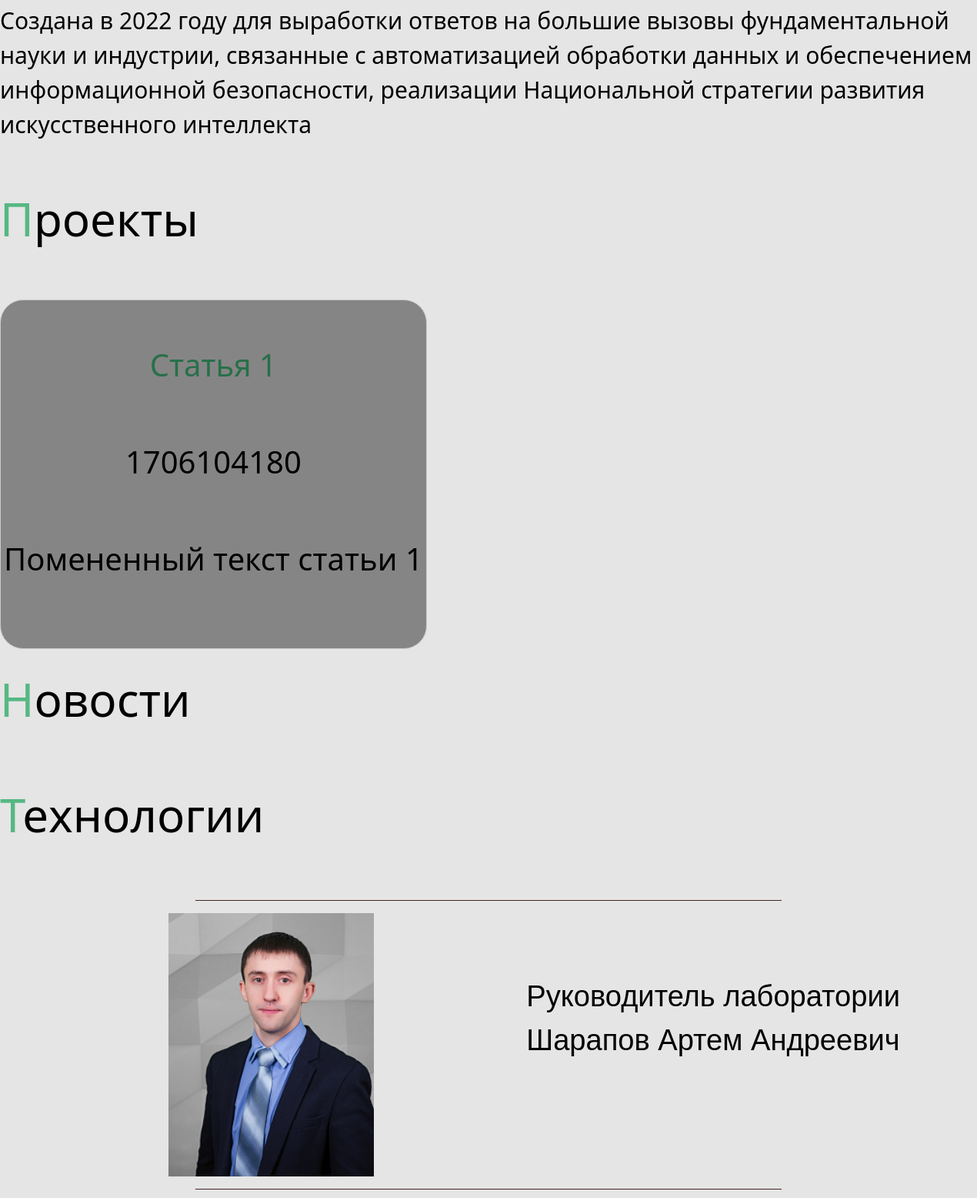
Before: / (middle part) with the older database file.
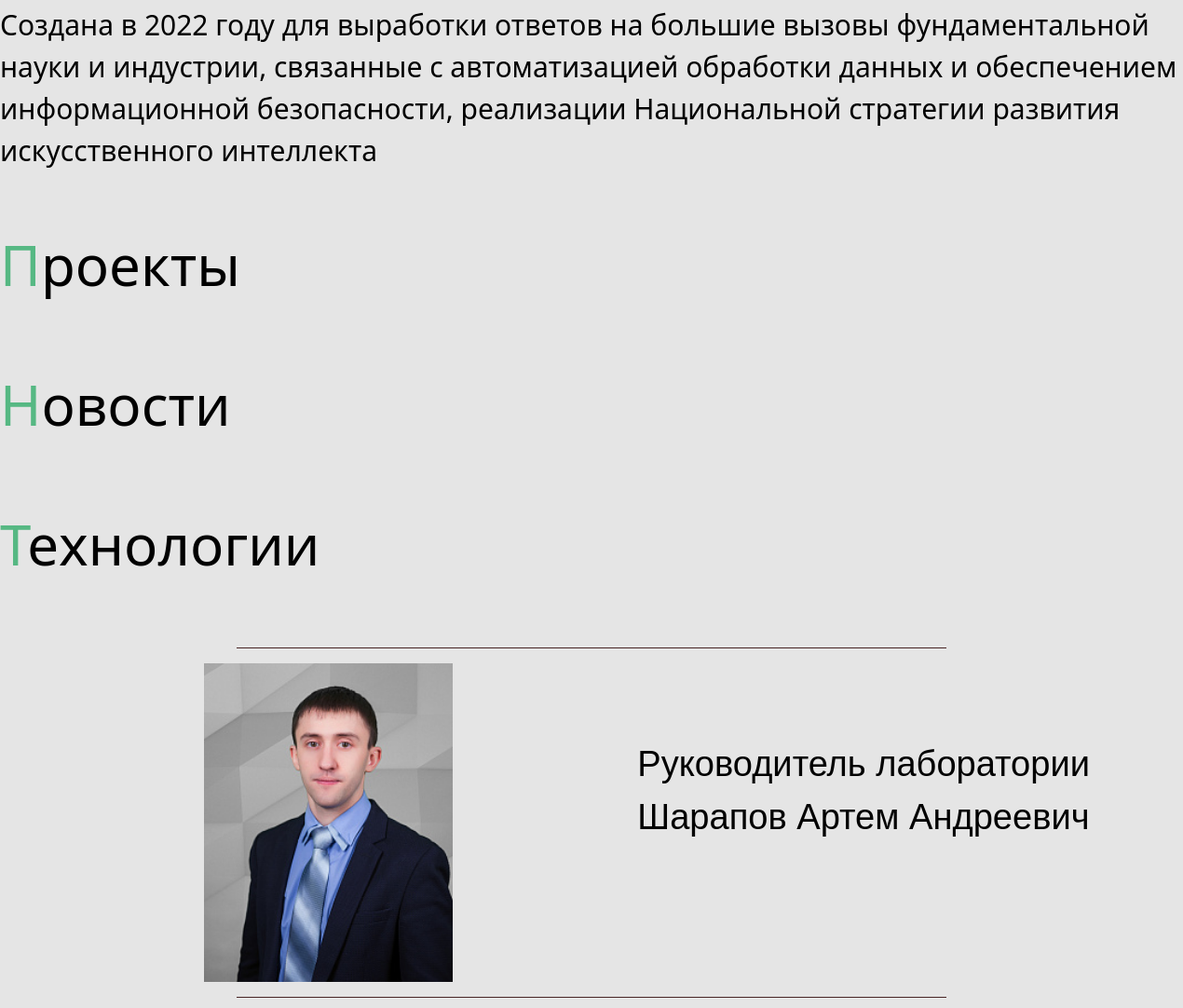
After: the same page with the newer database file.
### tables this page shows
CREATE TABLE posts (
    id INTEGER PRIMARY KEY AUTOINCREMENT,
    created TIMESTAMP NOT NULL DEFAULT CURRENT_TIMESTAMP,
    title TEXT NOT NULL,
    content TEXT NOT NULL,
    status TEXT DEFAULT draft
);

### app.py (the view)
@app.route("/")
def index():
        path = url_for('static', filename='img/robot.jpg')
        path1 = url_for('static', filename='img/ruk.jpg')
        path2 = url_for('static', filename='img/robot2.jpg')
        path3 = url_for('static', filename='php/sender.php')
        return render_template('index.html', posts=dbase.getJSON(), path=path, path1=path1, path2=path2, path3=path3)

### DataBase.py (called while the page is built)
    def getJSON(self):
        sql = '''SELECT * FROM posts'''
        try:
            self.__cur.execute(sql)
            res = self.__cur.fetchall()
            if res:
                blocks_list = [dict(ix) for ix in res]
                return blocks_list
        except:
            return False
        return []

### app.py (called while the page is built)
@app.before_request
def before_request():
     global dbase
     db = get_db()
     dbase = DataBase(db)

def connect_db():
    conn = sqlite3.connect(app.config['DATABASE'])
    conn.row_factory = sqlite3.Row
    return conn

def get_db():
    if not hasattr(g, 'link_db'):
        g.link_db = connect_db()
    return g.link_db

### templates/index.html (shortened to what this page needs)
{% extends 'base.html' %}
{% block content %}
<link type="text/css" href="{{ url_for('static', filename='css/style1.css')}}" rel="stylesheet" />
<div class="about" id="dev">
</div>
<div class ="txt">
    Создана в 2022 году для выработки ответов на большие вызовы фундаментальной науки и индустрии, связанные с автоматизацией обработки данных и обеспечением информационной безопасности, реализации Национальной стратегии развития искусственного интеллекта
    </div>
<div class="about" id="naszabuv">
        Проекты
        </div>
<div class="proj">
    <div class="pram">
        {% for post in posts %}
        {% if post["status"] == 'public' %}
    <div class ="child"><p class="Z">{{ post['title'] }}
        <p>{{ post['created'] }}
        <p>{{ post['content'] }}
        <p class="Z">{{ post['autor'] }}
 </div>
        {% endif %}
 {% endfor %}
 </div>
</div>
 <div class="about" >
   Новости
</div>
<div class="about" id="kirasib">
    Технологии
 </div>
<hr>
<div class="Im">
    <img src="{{ path1 }}"/>
</div>
<div class="tx">
    Руководитель лаборатории<br>Шарапов Артем Андреевич</p>
</div>
<hr>
{% endblock %}

### templates/base.html (shortened to what this page needs)
<!DOCTYPE html>
<html>
<head>
    <link rel="stylesheet" href="https://stackpath.bootstrapcdn.com/bootstrap/4.3.1/css/bootstrap.min.css">
</head>
<body>
{% block content -%}{% endblock -%}
</body>
</html>

### static/css/style1.css (style rules this page uses)
html, body { font-family: Arial, Helvetica, sans-serif; margin: 0; padding: 0; height: 100%; width: 100%; color: #000; background: rgba(229, 229, 229, 1); }
img { object-position: right top; margin-right: -105px; float:right; width: 70%; }
.about { font-size: 60px; margin-bottom: 10px; font-family:'Segoe UI', Tahoma, Geneva, Verdana, sans-serif, sans-serif; font-weight: 20; padding-bottom:50px ; clear:both; }
hr { width:initial; }
hr { width: 60%; border-color: #482525; padding: 0px; }
.about::first-letter { color: #56B883; }
.txt { margin-top: -35px; margin-bottom: 35px; font-family:'Segoe UI', Tahoma, Geneva, Verdana, sans-serif, sans-serif; font-weight: 20; font-size: 30px; padding-bottom:20px ; clear:both; }
.Im { float: left; width: 30%; }
.tx { float:right; font-size: 3vw; margin-top: 80px; margin-right: 100px; }

Changed rows visible on the page:
removed posts: title "Статья 1", created "1706104180", content "Помененный текст статьи 1"
